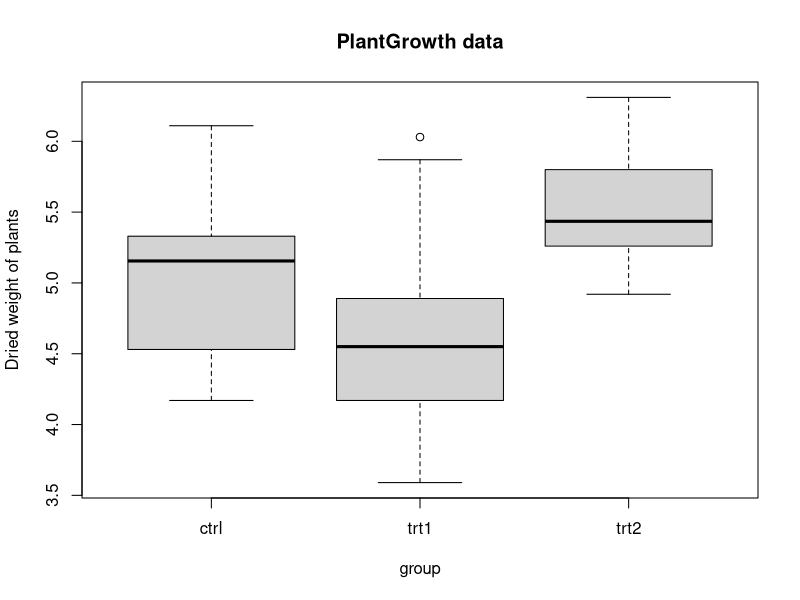

Generate this figure with R:
## ---- chunk 1
data(PlantGrowth)
df <- data.frame(PlantGrowth)
str(df)
## ---- chunk 2
boxplot(weight ~ group, data = df, main = "PlantGrowth data",
        ylab = "Dried weight of plants", col = "lightgray", varwidth = TRUE)
## ---- chunk 3
residuals <- as.vector(sapply(split(df$weight,df$group),function(group,group_mean){group-mean(group)}))
shapiro.test(residuals)
## ---- chunk 4
fligner.test(weight~group,data=df)
## ---- chunk 5
N <- nrow(df)
K <- length(unique(df$group))
d1 <- K-1
d2 <- N-K
## ---- chunk 6
overall_mean <- mean(df$weight)
group_counts<-sapply(split(df$weight,df$group),length)
group_means<-sapply(split(df$weight,df$group),mean)
bgv <- sum((group_counts*(group_means-overall_mean)^2)/d1)
bgv
## ---- chunk 7
wgv <- sum(sapply(split(df$weight,df$group),function(d,m){sum((d-mean(d))^2)}))/d2
wgv
## ---- chunk 8
F <- bgv/wgv
F
## ---- chunk 9
pval <- pf(F,d1,d2,lower.tail=FALSE)
pval
## ---- chunk 10
anova(lm(weight~group,data=df))
## ---- chunk 11
summary(aov(weight~group,data=df))
## ---- chunk 12
TukeyHSD(aov(weight~group,data=df))
